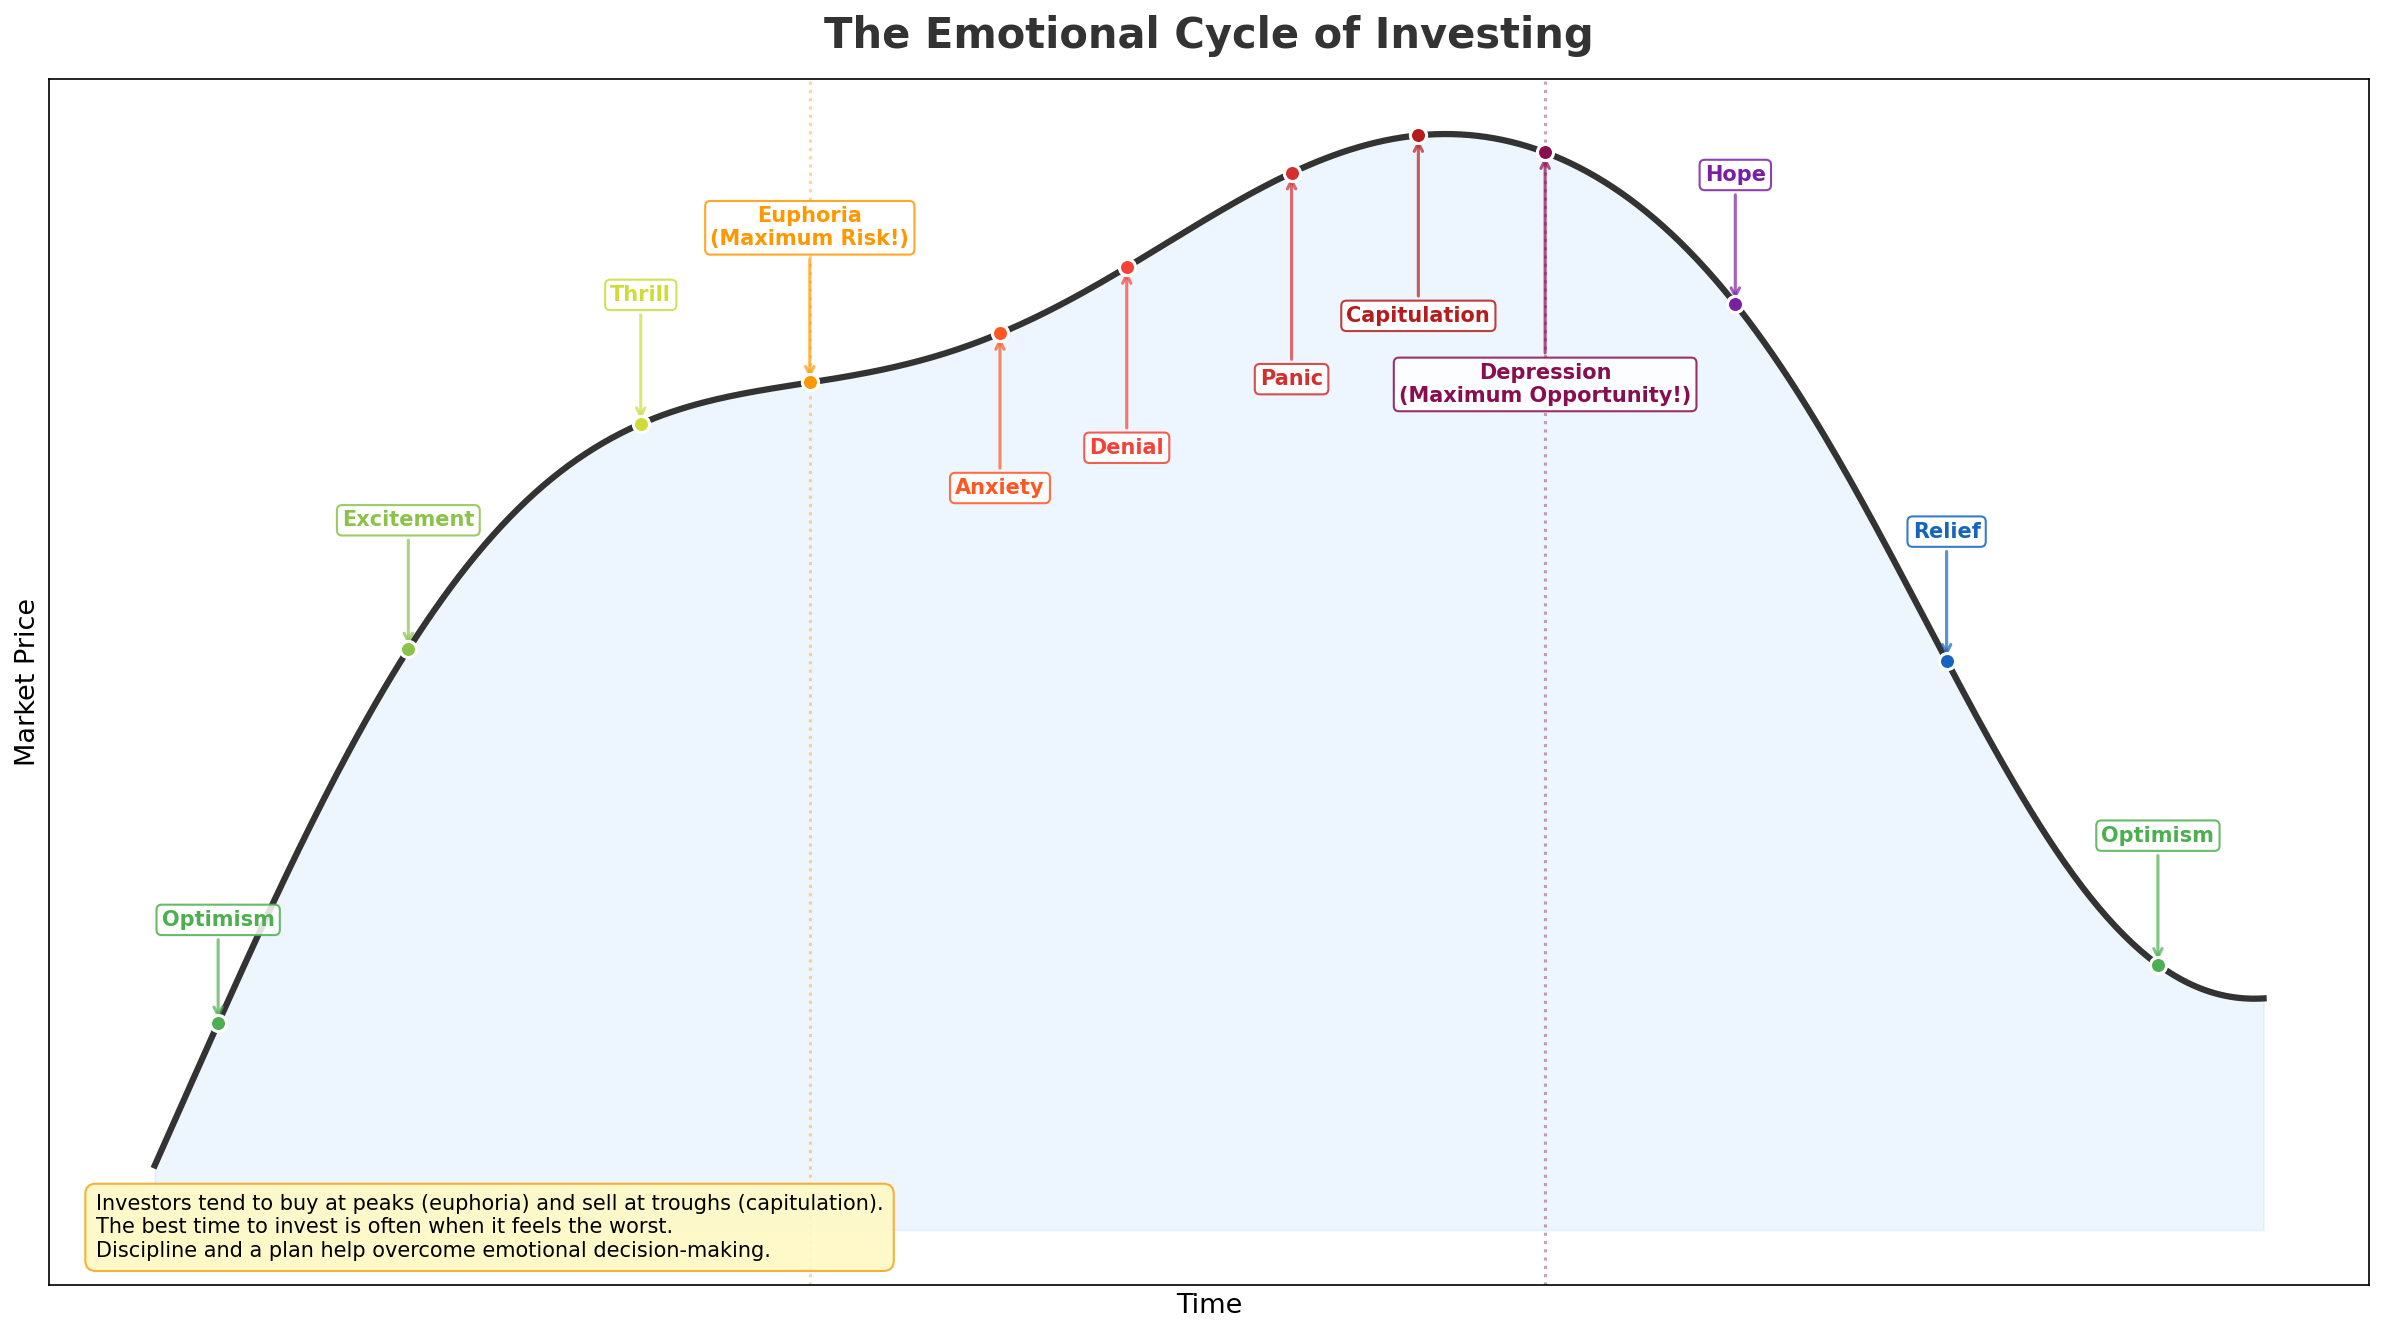

Write Python code to recreate this figure.
"""
Week 11: Emotional Cycle of Investing
=======================================
Shows the classic "emotional cycle of investing" chart with a price line
that rises, peaks, crashes, and recovers. Emotional labels are placed at
key points: optimism, excitement, euphoria, anxiety, denial, panic,
capitulation, depression, hope, relief, back to optimism.

Output: week11_behavioral_biases.png
"""

import matplotlib.pyplot as plt
import numpy as np

# --- Build the price curve that matches the emotional cycle ---
# We construct a smooth curve that rises to euphoria, crashes, and recovers
t = np.linspace(0, 10, 500)

# Piecewise smooth curve using a combination of sine waves and polynomials
price = (
    50
    + 30 * np.sin(t * 0.5 - 0.5)        # General upward then down swing
    + 10 * np.sin(t * 1.2)               # Additional oscillation
    - 0.5 * (t - 5) ** 2                 # Parabolic shape for the crash
    + 15 * np.exp(-0.5 * (t - 8) ** 2)   # Recovery bump
    + 3 * t                               # Slight upward trend
)

# Normalize to a reasonable range
price = (price - price.min()) / (price.max() - price.min()) * 80 + 20

# --- Emotional stages with approximate positions on the curve ---
# (time_position, label, vertical_offset, color)
emotions = [
    (0.3,  "Optimism",      8,   "#4CAF50"),
    (1.2,  "Excitement",    10,  "#8BC34A"),
    (2.3,  "Thrill",        10,  "#CDDC39"),
    (3.1,  "Euphoria\n(Maximum Risk!)", 12, "#FF9800"),
    (4.0,  "Anxiety",       -12, "#FF5722"),
    (4.6,  "Denial",        -14, "#F44336"),
    (5.4,  "Panic",         -16, "#D32F2F"),
    (6.0,  "Capitulation",  -14, "#B71C1C"),
    (6.6,  "Depression\n(Maximum Opportunity!)", -18, "#880E4F"),
    (7.5,  "Hope",          10,  "#7B1FA2"),
    (8.5,  "Relief",        10,  "#1565C0"),
    (9.5,  "Optimism",      10,  "#4CAF50"),
]

# --- Create figure ---
fig, ax = plt.subplots(figsize=(16, 9))

# Plot the price line with a gradient-like effect
ax.plot(t, price, color="#333", linewidth=3, zorder=3)

# Fill under the curve with gradient
ax.fill_between(t, price, price.min() - 5, alpha=0.08, color="#2196F3")

# --- Place emotional labels ---
for time_pos, label, v_offset, color in emotions:
    # Find the closest index in t
    idx = np.argmin(np.abs(t - time_pos))
    px, py = t[idx], price[idx]

    # Determine if label is above or below the line
    label_y = py + v_offset

    ax.annotate(
        label,
        xy=(px, py),
        xytext=(px, label_y),
        fontsize=10,
        fontweight="bold",
        color=color,
        ha="center",
        va="center",
        arrowprops=dict(arrowstyle="->, head_width=0.2", color=color, lw=1.5, alpha=0.7),
        bbox=dict(boxstyle="round,pad=0.25", facecolor="white", edgecolor=color, alpha=0.85),
    )

    # Dot on the price line
    ax.scatter(px, py, s=60, color=color, zorder=5, edgecolors="white", linewidths=1.5)

# --- Mark the key danger/opportunity zones ---
# Euphoria zone (danger)
euphoria_idx = np.argmin(np.abs(t - 3.1))
ax.axvline(x=t[euphoria_idx], color="#FF9800", linestyle=":", alpha=0.4)

# Depression zone (opportunity)
depression_idx = np.argmin(np.abs(t - 6.6))
ax.axvline(x=t[depression_idx], color="#880E4F", linestyle=":", alpha=0.4)

# --- Formatting ---
ax.set_title("The Emotional Cycle of Investing",
             fontsize=20, fontweight="bold", pad=15, color="#333")
ax.set_xlabel("Time", fontsize=13)
ax.set_ylabel("Market Price", fontsize=13)

# Remove specific tick labels (this is conceptual, not real data)
ax.set_xticks([])
ax.set_yticks([])

ax.grid(True, alpha=0.15, linestyle="-")

# Key insight box
ax.text(
    0.02, 0.02,
    "Investors tend to buy at peaks (euphoria) and sell at troughs (capitulation).\n"
    "The best time to invest is often when it feels the worst.\n"
    "Discipline and a plan help overcome emotional decision-making.",
    transform=ax.transAxes,
    fontsize=10,
    verticalalignment="bottom",
    bbox=dict(boxstyle="round,pad=0.5", facecolor="#FFF9C4", edgecolor="#F9A825", alpha=0.9),
)

fig.tight_layout()

# --- Save output ---
output_path = "B:/chanmainvest/tutorial/course/animation/week11_behavioral_biases.png"
fig.savefig(output_path, dpi=150, bbox_inches="tight")
plt.close(fig)
print(f"Saved: {output_path}")
